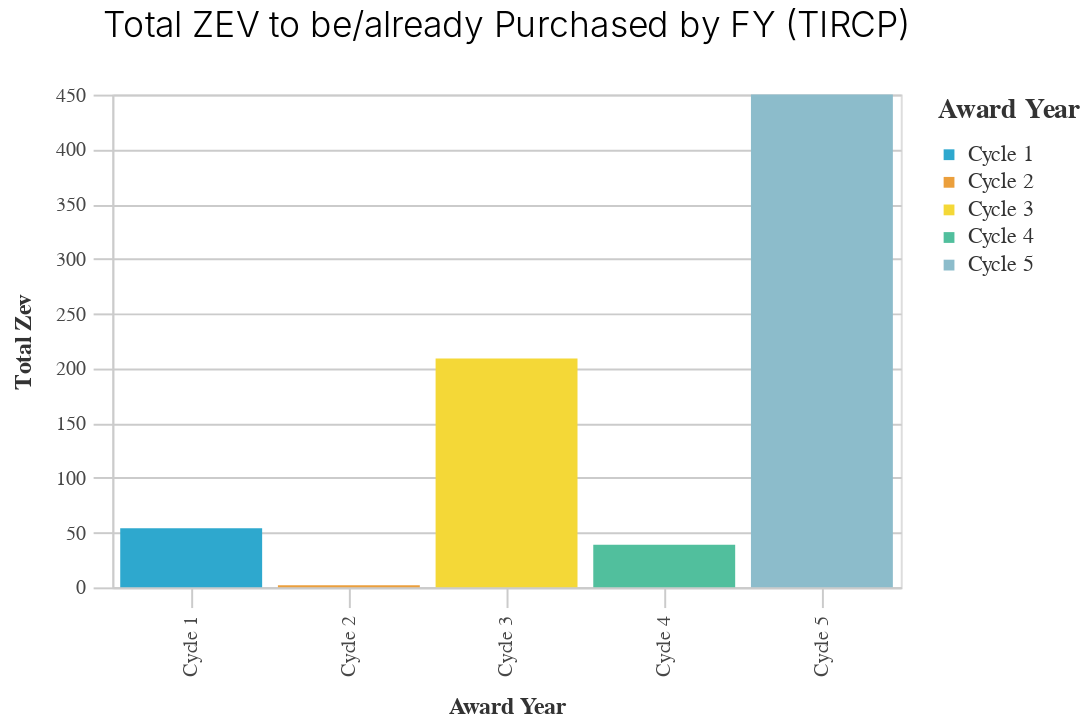

The notebook cell this image was saved under:
### Code cell
A6_zev.basic_bar_chart(
    tircp_summary.iloc[:-1],
    "Award Year",
    "Total ZEV",
    "Award Year",
    "Total ZEV to be/already Purchased by FY (TIRCP)",
)

### Figure 1 — Vega-Lite specification as saved in the notebook (floating-point values rounded to 4 significant figures)
{"config": {"view": {"continuousWidth": 400, "continuousHeight": 300}, "axis": {"domainColor": "#cbcbcb", "grid": true, "gridColor": "#cbcbcb", "gridWidth": 1, "labelColor": "#474747", "labelFont": "Nunito Sans", "labelFontSize": 10, "labelPadding": 4, "tickColor": "#cbcbcb", "tickSize": 10, "titleColor": "#333", "titleFont": "Raleway", "titleFontSize": 12, "titlePadding": 10}, "axisBand": {"grid": false}, "background": "white", "font": "Raleway", "header": {"labelFont": "Nunito Sans", "titleFont": "Raleway"}, "legend": {"labelColor": "#333", "labelFont": "Nunito Sans", "labelFontSize": 11, "labelLimit": 0, "padding": 1, "symbolSize": 30, "symbolType": "square", "titleColor": "#333", "titleFont": "Raleway", "titleFontSize": 14, "titlePadding": 10}, "title": {"anchor": "middle", "font": "Raleway", "fontSize": 18, "fontWeight": 300, "offset": 20}}, "data": {"name": "data-2fd3c808f9d3d4fa88c69f5f89e03dc3"}, "mark": "bar", "encoding": {"color": {"field": "Award Year", "legend": {"title": "Award Year"}, "scale": {"range": ["#2EA8CE", "#EB9F3C", "#F4D837", "#51BF9D", "#8CBCCB", "#9487C0"]}, "type": "nominal"}, "tooltip": [{"field": "Award Year", "type": "nominal"}, {"field": "Total ZEV", "type": "quantitative"}], "x": {"field": "Award Year", "title": "Award Year", "type": "nominal"}, "y": {"field": "Total ZEV", "sort": "-x", "title": "Total Zev", "type": "quantitative"}}, "height": 250, "title": "Total ZEV to be/already Purchased by FY (TIRCP)", "width": 400, "$schema": "https://vega.github.io/schema/vega-lite/v4.17.0.json", "datasets": {"data-2fd3c808f9d3d4fa88c69f5f89e03dc3": [{"Award Year": "Cycle 1", "Total Amount Awarded": "$74745000.0", "Total ZEV": 54, "Total ZEV Projects": 4, "Total Projects in Cycle": 14, "Percent of Projects that are ZEV Adjacent": 0.2857}, {"Award Year": "Cycle 2", "Total Amount Awarded": "$41930000.0", "Total ZEV": 2, "Total ZEV Projects": 3, "Total Projects in Cycle": 14, "Percent of Projects that are ZEV Adjacent": 0.2143}, {"Award Year": "Cycle 3", "Total Amount Awarded": "$386220000.0", "Total ZEV": 209, "Total ZEV Projects": 13, "Total Projects in Cycle": 28, "Percent of Projects that are ZEV Adjacent": 0.4643}, {"Award Year": "Cycle 4", "Total Amount Awarded": "$247425000.0", "Total ZEV": 39, "Total ZEV Projects": 9, "Total Projects in Cycle": 17, "Percent of Projects that are ZEV Adjacent": 0.5294}, {"Award Year": "Cycle 5", "Total Amount Awarded": "$439762000.0", "Total ZEV": 450, "Total ZEV Projects": 15, "Total Projects in Cycle": 23, "Percent of Projects that are ZEV Adjacent": 0.6522}]}}
